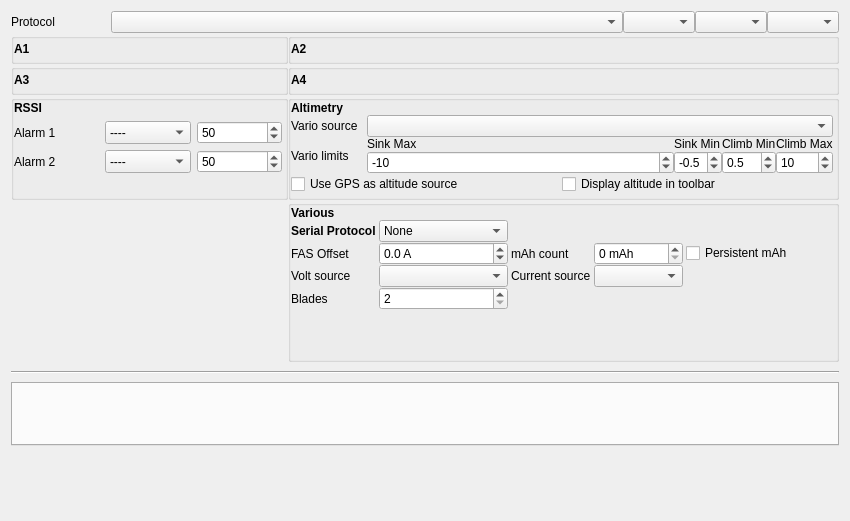
<?xml version="1.0" encoding="UTF-8"?>
<ui version="4.0">
 <class>Telemetry</class>
 <widget class="QWidget" name="Telemetry">
  <property name="geometry">
   <rect>
    <x>0</x>
    <y>0</y>
    <width>850</width>
    <height>521</height>
   </rect>
  </property>
  <property name="windowTitle">
   <string/>
  </property>
  <layout class="QVBoxLayout" name="verticalLayout" stretch="0,0,0,0,0">
   <property name="spacing">
    <number>0</number>
   </property>
   <item>
    <layout class="QHBoxLayout" name="horizontalLayout" stretch="0,1">
     <item>
      <widget class="QLabel" name="telemetryProtocolLabel">
       <property name="sizePolicy">
        <sizepolicy hsizetype="MinimumExpanding" vsizetype="Preferred">
         <horstretch>0</horstretch>
         <verstretch>0</verstretch>
        </sizepolicy>
       </property>
       <property name="minimumSize">
        <size>
         <width>100</width>
         <height>0</height>
        </size>
       </property>
       <property name="text">
        <string>Protocol</string>
       </property>
      </widget>
     </item>
     <item>
      <widget class="QComboBox" name="telemetryProtocol">
       <property name="sizePolicy">
        <sizepolicy hsizetype="MinimumExpanding" vsizetype="Fixed">
         <horstretch>0</horstretch>
         <verstretch>0</verstretch>
        </sizepolicy>
       </property>
      </widget>
     </item>
     <item>
      <widget class="QComboBox" name="telemetryCom">
       <property name="sizePolicy">
        <sizepolicy hsizetype="MinimumExpanding" vsizetype="Fixed">
         <horstretch>0</horstretch>
         <verstretch>0</verstretch>
        </sizepolicy>
       </property>
      </widget>
     </item>
     <item>
      <widget class="QComboBox" name="telemetryBaud">
       <property name="sizePolicy">
        <sizepolicy hsizetype="MinimumExpanding" vsizetype="Fixed">
         <horstretch>0</horstretch>
         <verstretch>0</verstretch>
        </sizepolicy>
       </property>
      </widget>
     </item>
     <item>
      <widget class="QComboBox" name="telemetryMirrorCom">
       <property name="sizePolicy">
        <sizepolicy hsizetype="MinimumExpanding" vsizetype="Fixed">
         <horstretch>0</horstretch>
         <verstretch>0</verstretch>
        </sizepolicy>
       </property>
      </widget>
     </item>
    </layout>
   </item>
   <item>
    <layout class="QGridLayout" name="gridLayout_2" columnstretch="0,0">
     <item row="1" column="0">
      <widget class="QGroupBox" name="A1GB">
       <property name="sizePolicy">
        <sizepolicy hsizetype="Preferred" vsizetype="Preferred">
         <horstretch>0</horstretch>
         <verstretch>0</verstretch>
        </sizepolicy>
       </property>
       <property name="autoFillBackground">
        <bool>true</bool>
       </property>
       <property name="styleSheet">
        <string notr="true"/>
       </property>
       <property name="flat">
        <bool>false</bool>
       </property>
       <layout class="QVBoxLayout" name="A1Layout">
        <property name="leftMargin">
         <number>0</number>
        </property>
        <property name="topMargin">
         <number>0</number>
        </property>
        <property name="rightMargin">
         <number>3</number>
        </property>
        <property name="bottomMargin">
         <number>3</number>
        </property>
        <item>
         <widget class="QLabel" name="label_7">
          <property name="font">
           <font>
            <weight>75</weight>
            <bold>true</bold>
           </font>
          </property>
          <property name="text">
           <string>A1</string>
          </property>
         </widget>
        </item>
       </layout>
      </widget>
     </item>
     <item row="2" column="1">
      <widget class="QGroupBox" name="A4GB">
       <property name="flat">
        <bool>false</bool>
       </property>
       <layout class="QVBoxLayout" name="A4Layout">
        <property name="leftMargin">
         <number>0</number>
        </property>
        <property name="topMargin">
         <number>0</number>
        </property>
        <property name="rightMargin">
         <number>3</number>
        </property>
        <property name="bottomMargin">
         <number>3</number>
        </property>
        <item>
         <widget class="QLabel" name="label_9">
          <property name="font">
           <font>
            <weight>75</weight>
            <bold>true</bold>
           </font>
          </property>
          <property name="text">
           <string>A4</string>
          </property>
         </widget>
        </item>
       </layout>
      </widget>
     </item>
     <item row="2" column="0">
      <widget class="QGroupBox" name="A3GB">
       <property name="sizePolicy">
        <sizepolicy hsizetype="Preferred" vsizetype="Preferred">
         <horstretch>0</horstretch>
         <verstretch>0</verstretch>
        </sizepolicy>
       </property>
       <property name="autoFillBackground">
        <bool>true</bool>
       </property>
       <property name="styleSheet">
        <string notr="true"/>
       </property>
       <property name="flat">
        <bool>false</bool>
       </property>
       <layout class="QVBoxLayout" name="A3Layout">
        <property name="leftMargin">
         <number>0</number>
        </property>
        <property name="topMargin">
         <number>0</number>
        </property>
        <property name="rightMargin">
         <number>3</number>
        </property>
        <property name="bottomMargin">
         <number>3</number>
        </property>
        <item>
         <widget class="QLabel" name="label_8">
          <property name="font">
           <font>
            <weight>75</weight>
            <bold>true</bold>
           </font>
          </property>
          <property name="text">
           <string>A3</string>
          </property>
         </widget>
        </item>
       </layout>
      </widget>
     </item>
     <item row="1" column="1">
      <widget class="QGroupBox" name="A2GB">
       <property name="flat">
        <bool>false</bool>
       </property>
       <layout class="QVBoxLayout" name="A2Layout">
        <property name="leftMargin">
         <number>0</number>
        </property>
        <property name="topMargin">
         <number>0</number>
        </property>
        <property name="rightMargin">
         <number>3</number>
        </property>
        <property name="bottomMargin">
         <number>3</number>
        </property>
        <item>
         <widget class="QLabel" name="label_6">
          <property name="font">
           <font>
            <weight>75</weight>
            <bold>true</bold>
           </font>
          </property>
          <property name="text">
           <string>A2</string>
          </property>
         </widget>
        </item>
       </layout>
      </widget>
     </item>
     <item row="3" column="1">
      <widget class="QGroupBox" name="altimetryGB">
       <property name="sizePolicy">
        <sizepolicy hsizetype="MinimumExpanding" vsizetype="Preferred">
         <horstretch>0</horstretch>
         <verstretch>0</verstretch>
        </sizepolicy>
       </property>
       <layout class="QGridLayout" name="gridLayout_39">
        <property name="leftMargin">
         <number>0</number>
        </property>
        <property name="topMargin">
         <number>0</number>
        </property>
        <property name="rightMargin">
         <number>3</number>
        </property>
        <property name="bottomMargin">
         <number>3</number>
        </property>
        <property name="spacing">
         <number>0</number>
        </property>
        <item row="0" column="0">
         <layout class="QGridLayout" name="gridLayout_40" rowstretch="1,0,0,0" columnstretch="0,0">
          <property name="horizontalSpacing">
           <number>9</number>
          </property>
          <item row="1" column="1">
           <widget class="QUnsignedAutoComboBox" name="varioSourceCB">
            <property name="sizePolicy">
             <sizepolicy hsizetype="MinimumExpanding" vsizetype="Fixed">
              <horstretch>0</horstretch>
              <verstretch>0</verstretch>
             </sizepolicy>
            </property>
           </widget>
          </item>
          <item row="2" column="1">
           <layout class="QGridLayout" name="gridLayout_66" columnstretch="1,0,0,0">
            <item row="0" column="0">
             <widget class="QLabel" name="VarioLabel_1">
              <property name="sizePolicy">
               <sizepolicy hsizetype="MinimumExpanding" vsizetype="Preferred">
                <horstretch>0</horstretch>
                <verstretch>0</verstretch>
               </sizepolicy>
              </property>
              <property name="text">
               <string>Sink Max</string>
              </property>
              <property name="alignment">
               <set>Qt::AlignLeading|Qt::AlignLeft|Qt::AlignVCenter</set>
              </property>
             </widget>
            </item>
            <item row="1" column="1">
             <widget class="QDoubleSpinBox" name="varioLimitCenterMin_DSB">
              <property name="sizePolicy">
               <sizepolicy hsizetype="MinimumExpanding" vsizetype="Fixed">
                <horstretch>0</horstretch>
                <verstretch>0</verstretch>
               </sizepolicy>
              </property>
              <property name="decimals">
               <number>1</number>
              </property>
              <property name="minimum">
               <double>-2.100000000000000</double>
              </property>
              <property name="maximum">
               <double>1.000000000000000</double>
              </property>
              <property name="singleStep">
               <double>0.100000000000000</double>
              </property>
              <property name="value">
               <double>-0.500000000000000</double>
              </property>
             </widget>
            </item>
            <item row="1" column="2">
             <widget class="QDoubleSpinBox" name="varioLimitCenterMax_DSB">
              <property name="sizePolicy">
               <sizepolicy hsizetype="MinimumExpanding" vsizetype="Fixed">
                <horstretch>0</horstretch>
                <verstretch>0</verstretch>
               </sizepolicy>
              </property>
              <property name="decimals">
               <number>1</number>
              </property>
              <property name="minimum">
               <double>-1.000000000000000</double>
              </property>
              <property name="maximum">
               <double>2.000000000000000</double>
              </property>
              <property name="singleStep">
               <double>0.100000000000000</double>
              </property>
              <property name="value">
               <double>0.500000000000000</double>
              </property>
             </widget>
            </item>
            <item row="1" column="3">
             <widget class="QDoubleSpinBox" name="varioLimitMax_DSB">
              <property name="sizePolicy">
               <sizepolicy hsizetype="MinimumExpanding" vsizetype="Fixed">
                <horstretch>0</horstretch>
                <verstretch>0</verstretch>
               </sizepolicy>
              </property>
              <property name="decimals">
               <number>0</number>
              </property>
              <property name="minimum">
               <double>3.000000000000000</double>
              </property>
              <property name="maximum">
               <double>17.000000000000000</double>
              </property>
              <property name="value">
               <double>10.000000000000000</double>
              </property>
             </widget>
            </item>
            <item row="1" column="0">
             <widget class="QDoubleSpinBox" name="varioLimitMin_DSB">
              <property name="sizePolicy">
               <sizepolicy hsizetype="MinimumExpanding" vsizetype="Fixed">
                <horstretch>0</horstretch>
                <verstretch>0</verstretch>
               </sizepolicy>
              </property>
              <property name="decimals">
               <number>0</number>
              </property>
              <property name="minimum">
               <double>-17.000000000000000</double>
              </property>
              <property name="maximum">
               <double>-3.000000000000000</double>
              </property>
              <property name="value">
               <double>-10.000000000000000</double>
              </property>
             </widget>
            </item>
            <item row="0" column="3">
             <widget class="QLabel" name="VarioLabel_2">
              <property name="sizePolicy">
               <sizepolicy hsizetype="MinimumExpanding" vsizetype="Preferred">
                <horstretch>0</horstretch>
                <verstretch>0</verstretch>
               </sizepolicy>
              </property>
              <property name="text">
               <string>Climb Max</string>
              </property>
              <property name="alignment">
               <set>Qt::AlignLeading|Qt::AlignLeft|Qt::AlignVCenter</set>
              </property>
             </widget>
            </item>
            <item row="0" column="1">
             <widget class="QLabel" name="VarioLabel_3">
              <property name="sizePolicy">
               <sizepolicy hsizetype="MinimumExpanding" vsizetype="Preferred">
                <horstretch>0</horstretch>
                <verstretch>0</verstretch>
               </sizepolicy>
              </property>
              <property name="text">
               <string>Sink Min</string>
              </property>
              <property name="alignment">
               <set>Qt::AlignLeading|Qt::AlignLeft|Qt::AlignVCenter</set>
              </property>
             </widget>
            </item>
            <item row="0" column="2">
             <widget class="QLabel" name="VarioLabel_4">
              <property name="sizePolicy">
               <sizepolicy hsizetype="MinimumExpanding" vsizetype="Preferred">
                <horstretch>0</horstretch>
                <verstretch>0</verstretch>
               </sizepolicy>
              </property>
              <property name="text">
               <string>Climb Min</string>
              </property>
              <property name="alignment">
               <set>Qt::AlignLeading|Qt::AlignLeft|Qt::AlignVCenter</set>
              </property>
             </widget>
            </item>
           </layout>
          </item>
          <item row="1" column="0">
           <widget class="QLabel" name="varioSource_label">
            <property name="text">
             <string>Vario source</string>
            </property>
           </widget>
          </item>
          <item row="2" column="0">
           <widget class="QLabel" name="varioLimit_label">
            <property name="text">
             <string>Vario limits</string>
            </property>
           </widget>
          </item>
          <item row="3" column="0" colspan="2">
           <layout class="QHBoxLayout" name="horizontalLayout_16">
            <item>
             <widget class="QCheckBox" name="AltitudeGPS_ChkB">
              <property name="sizePolicy">
               <sizepolicy hsizetype="MinimumExpanding" vsizetype="Fixed">
                <horstretch>0</horstretch>
                <verstretch>0</verstretch>
               </sizepolicy>
              </property>
              <property name="text">
               <string>Use GPS as altitude source</string>
              </property>
             </widget>
            </item>
            <item>
             <widget class="QCheckBox" name="AltitudeToolbar_ChkB">
              <property name="sizePolicy">
               <sizepolicy hsizetype="MinimumExpanding" vsizetype="Fixed">
                <horstretch>0</horstretch>
                <verstretch>0</verstretch>
               </sizepolicy>
              </property>
              <property name="text">
               <string>Display altitude in toolbar</string>
              </property>
             </widget>
            </item>
           </layout>
          </item>
          <item row="0" column="0">
           <widget class="QLabel" name="label_2">
            <property name="font">
             <font>
              <weight>75</weight>
              <bold>true</bold>
             </font>
            </property>
            <property name="text">
             <string>Altimetry</string>
            </property>
           </widget>
          </item>
         </layout>
        </item>
       </layout>
      </widget>
     </item>
     <item row="4" column="1">
      <widget class="QGroupBox" name="variousGB">
       <property name="sizePolicy">
        <sizepolicy hsizetype="MinimumExpanding" vsizetype="MinimumExpanding">
         <horstretch>0</horstretch>
         <verstretch>0</verstretch>
        </sizepolicy>
       </property>
       <layout class="QGridLayout" name="gridLayout_6">
        <property name="leftMargin">
         <number>0</number>
        </property>
        <property name="topMargin">
         <number>0</number>
        </property>
        <property name="rightMargin">
         <number>3</number>
        </property>
        <property name="bottomMargin">
         <number>9</number>
        </property>
        <property name="spacing">
         <number>0</number>
        </property>
        <item row="0" column="0">
         <layout class="QGridLayout" name="gridLayout" rowstretch="0,0,0,0,0">
          <property name="horizontalSpacing">
           <number>3</number>
          </property>
          <property name="verticalSpacing">
           <number>0</number>
          </property>
          <item row="3" column="1">
           <widget class="QUnsignedAutoComboBox" name="frskyVoltCB">
            <property name="sizePolicy">
             <sizepolicy hsizetype="Preferred" vsizetype="Fixed">
              <horstretch>0</horstretch>
              <verstretch>0</verstretch>
             </sizepolicy>
            </property>
           </widget>
          </item>
          <item row="3" column="0">
           <widget class="QLabel" name="label_4">
            <property name="sizePolicy">
             <sizepolicy hsizetype="MinimumExpanding" vsizetype="Preferred">
              <horstretch>0</horstretch>
              <verstretch>0</verstretch>
             </sizepolicy>
            </property>
            <property name="text">
             <string>Volt source</string>
            </property>
           </widget>
          </item>
          <item row="3" column="3">
           <widget class="QUnsignedAutoComboBox" name="frskyCurrentCB">
            <property name="sizePolicy">
             <sizepolicy hsizetype="Preferred" vsizetype="Fixed">
              <horstretch>0</horstretch>
              <verstretch>0</verstretch>
             </sizepolicy>
            </property>
           </widget>
          </item>
          <item row="2" column="5">
           <spacer name="horizontalSpacer">
            <property name="orientation">
             <enum>Qt::Horizontal</enum>
            </property>
            <property name="sizeHint" stdset="0">
             <size>
              <width>40</width>
              <height>20</height>
             </size>
            </property>
           </spacer>
          </item>
          <item row="3" column="2">
           <widget class="QLabel" name="current_label">
            <property name="sizePolicy">
             <sizepolicy hsizetype="MinimumExpanding" vsizetype="MinimumExpanding">
              <horstretch>0</horstretch>
              <verstretch>0</verstretch>
             </sizepolicy>
            </property>
            <property name="minimumSize">
             <size>
              <width>0</width>
              <height>0</height>
             </size>
            </property>
            <property name="text">
             <string>Current source</string>
            </property>
           </widget>
          </item>
          <item row="4" column="1">
           <widget class="QDoubleSpinBox" name="bladesCount">
            <property name="sizePolicy">
             <sizepolicy hsizetype="MinimumExpanding" vsizetype="Fixed">
              <horstretch>0</horstretch>
              <verstretch>0</verstretch>
             </sizepolicy>
            </property>
            <property name="decimals">
             <number>0</number>
            </property>
            <property name="minimum">
             <double>2.000000000000000</double>
            </property>
            <property name="maximum">
             <double>5.000000000000000</double>
            </property>
            <property name="value">
             <double>2.000000000000000</double>
            </property>
           </widget>
          </item>
          <item row="4" column="0">
           <widget class="QLabel" name="blades_label">
            <property name="sizePolicy">
             <sizepolicy hsizetype="MinimumExpanding" vsizetype="MinimumExpanding">
              <horstretch>0</horstretch>
              <verstretch>0</verstretch>
             </sizepolicy>
            </property>
            <property name="text">
             <string>Blades</string>
            </property>
           </widget>
          </item>
          <item row="2" column="2">
           <widget class="QLabel" name="mahCount_label">
            <property name="text">
             <string>mAh count</string>
            </property>
           </widget>
          </item>
          <item row="2" column="3">
           <widget class="QSpinBox" name="mahCount_SB">
            <property name="sizePolicy">
             <sizepolicy hsizetype="Minimum" vsizetype="Fixed">
              <horstretch>0</horstretch>
              <verstretch>0</verstretch>
             </sizepolicy>
            </property>
            <property name="suffix">
             <string> mAh</string>
            </property>
            <property name="maximum">
             <number>32767</number>
            </property>
           </widget>
          </item>
          <item row="2" column="1">
           <widget class="QDoubleSpinBox" name="fasOffset_DSB">
            <property name="sizePolicy">
             <sizepolicy hsizetype="Minimum" vsizetype="Fixed">
              <horstretch>0</horstretch>
              <verstretch>0</verstretch>
             </sizepolicy>
            </property>
            <property name="suffix">
             <string> A</string>
            </property>
            <property name="decimals">
             <number>1</number>
            </property>
            <property name="minimum">
             <double>-12.000000000000000</double>
            </property>
            <property name="maximum">
             <double>12.000000000000000</double>
            </property>
            <property name="singleStep">
             <double>0.100000000000000</double>
            </property>
           </widget>
          </item>
          <item row="2" column="0">
           <widget class="QLabel" name="fasOffset_label">
            <property name="sizePolicy">
             <sizepolicy hsizetype="Maximum" vsizetype="Preferred">
              <horstretch>0</horstretch>
              <verstretch>0</verstretch>
             </sizepolicy>
            </property>
            <property name="text">
             <string>FAS Offset</string>
            </property>
           </widget>
          </item>
          <item row="2" column="4">
           <widget class="QCheckBox" name="mahCount_ChkB">
            <property name="text">
             <string>Persistent mAh</string>
            </property>
           </widget>
          </item>
          <item row="0" column="0">
           <widget class="QLabel" name="label_3">
            <property name="sizePolicy">
             <sizepolicy hsizetype="Fixed" vsizetype="Fixed">
              <horstretch>0</horstretch>
              <verstretch>0</verstretch>
             </sizepolicy>
            </property>
            <property name="font">
             <font>
              <weight>75</weight>
              <bold>true</bold>
             </font>
            </property>
            <property name="text">
             <string>Various</string>
            </property>
           </widget>
          </item>
          <item row="1" column="0">
           <widget class="QLabel" name="label">
            <property name="font">
             <font>
              <weight>75</weight>
              <bold>true</bold>
             </font>
            </property>
            <property name="text">
             <string>Serial Protocol</string>
            </property>
           </widget>
          </item>
          <item row="1" column="1">
           <widget class="QComboBox" name="frskyProtoCB">
            <property name="sizePolicy">
             <sizepolicy hsizetype="MinimumExpanding" vsizetype="Fixed">
              <horstretch>0</horstretch>
              <verstretch>0</verstretch>
             </sizepolicy>
            </property>
            <item>
             <property name="text">
              <string>None</string>
             </property>
            </item>
            <item>
             <property name="text">
              <string>FrSky Sensor Hub</string>
             </property>
            </item>
           </widget>
          </item>
         </layout>
        </item>
        <item row="1" column="0">
         <spacer name="verticalSpacer_3">
          <property name="orientation">
           <enum>Qt::Vertical</enum>
          </property>
          <property name="sizeHint" stdset="0">
           <size>
            <width>20</width>
            <height>40</height>
           </size>
          </property>
         </spacer>
        </item>
       </layout>
      </widget>
     </item>
     <item row="3" column="0">
      <widget class="QGroupBox" name="RSSIGB">
       <property name="sizePolicy">
        <sizepolicy hsizetype="Preferred" vsizetype="Preferred">
         <horstretch>0</horstretch>
         <verstretch>0</verstretch>
        </sizepolicy>
       </property>
       <property name="flat">
        <bool>false</bool>
       </property>
       <layout class="QGridLayout" name="gridLayout_7">
        <property name="leftMargin">
         <number>0</number>
        </property>
        <property name="topMargin">
         <number>0</number>
        </property>
        <property name="rightMargin">
         <number>3</number>
        </property>
        <property name="bottomMargin">
         <number>3</number>
        </property>
        <item row="1" column="0">
         <widget class="QLabel" name="rssiAlarm1Label">
          <property name="sizePolicy">
           <sizepolicy hsizetype="MinimumExpanding" vsizetype="Minimum">
            <horstretch>0</horstretch>
            <verstretch>0</verstretch>
           </sizepolicy>
          </property>
          <property name="minimumSize">
           <size>
            <width>0</width>
            <height>0</height>
           </size>
          </property>
          <property name="styleSheet">
           <string notr="true"/>
          </property>
          <property name="text">
           <string>Alarm 1</string>
          </property>
         </widget>
        </item>
        <item row="1" column="1">
         <widget class="QComboBox" name="rssiAlarm1CB">
          <property name="sizePolicy">
           <sizepolicy hsizetype="MinimumExpanding" vsizetype="Preferred">
            <horstretch>0</horstretch>
            <verstretch>0</verstretch>
           </sizepolicy>
          </property>
          <item>
           <property name="text">
            <string>----</string>
           </property>
          </item>
          <item>
           <property name="text">
            <string>Yellow</string>
           </property>
          </item>
          <item>
           <property name="text">
            <string>Orange</string>
           </property>
          </item>
          <item>
           <property name="text">
            <string>Red</string>
           </property>
          </item>
         </widget>
        </item>
        <item row="1" column="2">
         <widget class="QSpinBox" name="rssiAlarm1SB">
          <property name="enabled">
           <bool>true</bool>
          </property>
          <property name="sizePolicy">
           <sizepolicy hsizetype="MinimumExpanding" vsizetype="Preferred">
            <horstretch>0</horstretch>
            <verstretch>0</verstretch>
           </sizepolicy>
          </property>
          <property name="suffix">
           <string/>
          </property>
          <property name="minimum">
           <number>20</number>
          </property>
          <property name="maximum">
           <number>80</number>
          </property>
          <property name="singleStep">
           <number>1</number>
          </property>
          <property name="value">
           <number>50</number>
          </property>
         </widget>
        </item>
        <item row="2" column="0">
         <widget class="QLabel" name="rssiAlarm2Label">
          <property name="sizePolicy">
           <sizepolicy hsizetype="MinimumExpanding" vsizetype="Minimum">
            <horstretch>0</horstretch>
            <verstretch>0</verstretch>
           </sizepolicy>
          </property>
          <property name="minimumSize">
           <size>
            <width>0</width>
            <height>0</height>
           </size>
          </property>
          <property name="text">
           <string>Alarm 2</string>
          </property>
         </widget>
        </item>
        <item row="2" column="1">
         <widget class="QComboBox" name="rssiAlarm2CB">
          <property name="sizePolicy">
           <sizepolicy hsizetype="MinimumExpanding" vsizetype="Preferred">
            <horstretch>0</horstretch>
            <verstretch>0</verstretch>
           </sizepolicy>
          </property>
          <item>
           <property name="text">
            <string>----</string>
           </property>
          </item>
          <item>
           <property name="text">
            <string>Yellow</string>
           </property>
          </item>
          <item>
           <property name="text">
            <string>Orange</string>
           </property>
          </item>
          <item>
           <property name="text">
            <string>Red</string>
           </property>
          </item>
         </widget>
        </item>
        <item row="2" column="2">
         <widget class="QSpinBox" name="rssiAlarm2SB">
          <property name="enabled">
           <bool>true</bool>
          </property>
          <property name="sizePolicy">
           <sizepolicy hsizetype="MinimumExpanding" vsizetype="Preferred">
            <horstretch>0</horstretch>
            <verstretch>0</verstretch>
           </sizepolicy>
          </property>
          <property name="suffix">
           <string/>
          </property>
          <property name="minimum">
           <number>20</number>
          </property>
          <property name="maximum">
           <number>80</number>
          </property>
          <property name="singleStep">
           <number>1</number>
          </property>
          <property name="value">
           <number>50</number>
          </property>
         </widget>
        </item>
        <item row="0" column="0">
         <widget class="QLabel" name="rssiLabel">
          <property name="font">
           <font>
            <weight>75</weight>
            <bold>true</bold>
           </font>
          </property>
          <property name="text">
           <string>RSSI</string>
          </property>
         </widget>
        </item>
        <item row="3" column="0">
         <spacer name="verticalSpacer_2">
          <property name="orientation">
           <enum>Qt::Vertical</enum>
          </property>
          <property name="sizeHint" stdset="0">
           <size>
            <width>20</width>
            <height>0</height>
           </size>
          </property>
         </spacer>
        </item>
       </layout>
      </widget>
     </item>
    </layout>
   </item>
   <item>
    <widget class="Line" name="line">
     <property name="minimumSize">
      <size>
       <width>0</width>
       <height>20</height>
      </size>
     </property>
     <property name="orientation">
      <enum>Qt::Horizontal</enum>
     </property>
    </widget>
   </item>
   <item>
    <widget class="QTabWidget" name="customScreens">
     <property name="sizePolicy">
      <sizepolicy hsizetype="MinimumExpanding" vsizetype="MinimumExpanding">
       <horstretch>0</horstretch>
       <verstretch>0</verstretch>
      </sizepolicy>
     </property>
     <property name="currentIndex">
      <number>-1</number>
     </property>
    </widget>
   </item>
   <item>
    <spacer name="verticalSpacer">
     <property name="orientation">
      <enum>Qt::Vertical</enum>
     </property>
     <property name="sizeHint" stdset="0">
      <size>
       <width>20</width>
       <height>40</height>
      </size>
     </property>
    </spacer>
   </item>
  </layout>
 </widget>
 <customwidgets>
  <customwidget>
   <class>QUnsignedAutoComboBox</class>
   <extends>QComboBox</extends>
   <header>qautocombobox.h</header>
  </customwidget>
 </customwidgets>
 <tabstops>
  <tabstop>telemetryProtocol</tabstop>
  <tabstop>telemetryCom</tabstop>
  <tabstop>telemetryBaud</tabstop>
  <tabstop>telemetryMirrorCom</tabstop>
  <tabstop>rssiAlarm1CB</tabstop>
  <tabstop>rssiAlarm1SB</tabstop>
  <tabstop>rssiAlarm2CB</tabstop>
  <tabstop>rssiAlarm2SB</tabstop>
  <tabstop>varioSourceCB</tabstop>
  <tabstop>varioLimitMin_DSB</tabstop>
  <tabstop>varioLimitCenterMin_DSB</tabstop>
  <tabstop>varioLimitCenterMax_DSB</tabstop>
  <tabstop>varioLimitMax_DSB</tabstop>
  <tabstop>AltitudeGPS_ChkB</tabstop>
  <tabstop>AltitudeToolbar_ChkB</tabstop>
  <tabstop>frskyProtoCB</tabstop>
  <tabstop>fasOffset_DSB</tabstop>
  <tabstop>mahCount_SB</tabstop>
  <tabstop>mahCount_ChkB</tabstop>
  <tabstop>frskyVoltCB</tabstop>
  <tabstop>frskyCurrentCB</tabstop>
  <tabstop>bladesCount</tabstop>
  <tabstop>customScreens</tabstop>
 </tabstops>
 <resources/>
 <connections/>
</ui>
